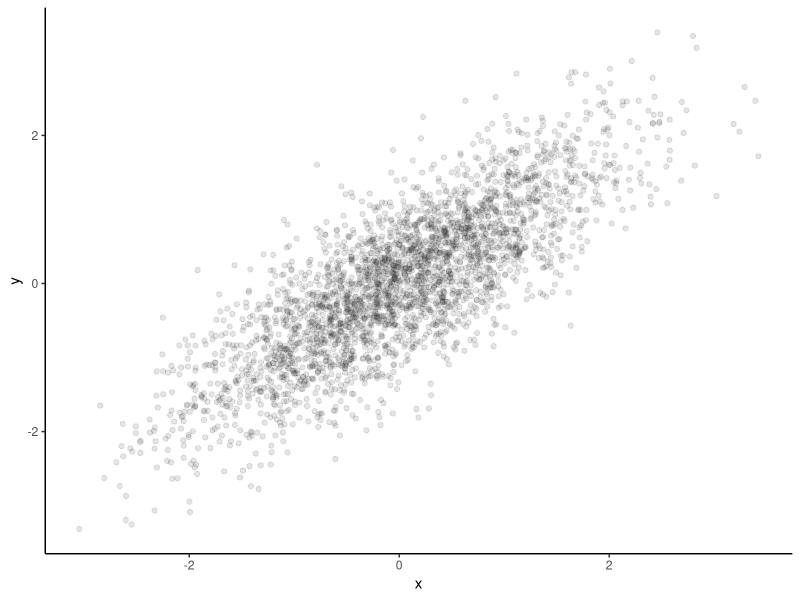

Source code (R): (Note: this script raises an error after producing the figure.)
## ---- chunk 1
## library packages - this will be hidden 
library(tidyverse)
library(here)
library(ragg)
set.seed(123)
## ---- chunk 2
library(tidyverse)
## ---- chunk 3
#| echo: true
# Generate random data for x
x <- rnorm(n = 3000)
y <- 0.8 * x + rnorm(3000, 0, sqrt(1 - 0.8^2))

# Create data.frame
data_df <- data.frame(x = x, y = y)

# Generate visualization 
data_df %>% 
  ggplot(aes(x = x, y = y)) + 
  geom_point(alpha = 0.1) + 
  theme_classic()
## ---- chunk 4
library(here)

knitr::include_graphics(here("Slides/Session1_Slides_files/figs/rstudio.png"))
## ---- chunk 5
library(here)

knitr::include_graphics(here("Slides/Session1_Slides_files/figs/quarto.png"))
## ---- chunk 6
library(here)
knitr::include_graphics(here("Slides/Session1_Slides_files/figs/lightbulb_analogy.png"))
## ---- chunk 7
#| echo: true
3+3

print("Thank you for attending the first session!")
## ---- chunk 8
#| echo: true
## Objects in R

## Numeric like `1`, `2.5`
x <- 2.5
  
## Character: Text strings like `"hello"`
y <- "hello"

## Boolean: `TRUE`, `FALSE`
z <- TRUE

## Vectors
vec1 <- c(1, 2, 3)
vec2 <- c("a", "b", "c")

## data.frames 
df <- data.frame(vec1, vec2)
## ---- chunk 9
#| echo: true
## Functions in R
result_sqrt <- sqrt(25)
result_sqrt
## ---- chunk 10
#| echo: true
# User-Defined Functions: Custom functions
my_function <- function(a, b) {
  return(a^2 + b)
}

my_function(2, 3)
## ---- chunk 11
#| echo: true
# User-Defined Functions: Custom functions

library(here) ## library package here
here() ## run custom "here" function to print out working directory 
## ---- chunk 12
#| echo: true
## Add comments 

x <- 7 # assigns 1 to x

## the line below won't assign 12 to x because it's commented out 
# x <- 12

x
## ---- chunk 13
#| echo: true
## Add comments 

x <- 7 # assigns 7 to x 

## Question: what does this do? 
y <- x 
## ---- chunk 14
#| echo: true

## R as a calculator (# adds a comment)
## Addition 
10 + 3

## Subtraction  
4 - 2
## ---- chunk 15
#| echo: true

## Multiplication  
4 * 3

## Division
12 / 6 
## ---- chunk 16
#| echo: true

## exponents 
10^2 ## or 10 ** 2 

## ---- chunk 17
data <- data.frame(
  Operator = c("AND", "OR", "NOT", "Equal", "Not Equal", "Greater/Less Than", "Greater/Less Than or Equal", "Element-wise In"),
  Symbol = c("&", "|", "!", "==", "!=", "> or <", ">= or <=", "%in%")
)

knitr::kable(data)
## ---- chunk 18
#| echo: true

## Logical operators 

10 == 10

9 == 10

9 < 10

"apple" %in% c("bananas", "oranges")

"apple" %in% "bananas" | "apple" %in% "apple" 

"apple" %in% "bananas" & "apple" %in% "apple" 


## ---- chunk 19
#| echo: true

## Vector Example 
vec_example <- c(1, 2, 3, 4, 5)

vec_example ## prints out vec_example
## ---- chunk 20
#| echo: true
# Data.frame example 
example_df <- data.frame(
  ID = c(1, 2, 3, 4),
  Name = c("Alice", "Bob", "Charlie", "David"),
  Age = c(25, 30, 35, 40),
  Score = c(90, 85, 88, 76)
)

example_df ## prints out df_example 
## ---- chunk 21
# Print the data frame
# knitr::kable(example_df)
## ---- chunk 22
#| echo: true
## generate vectors 
vec1 <- c(1, 2, 3)
vec2 <- c("a", "b", "c")

## check type 
class(vec1)
class(vec2)

## ---- chunk 23
#| echo: true
## Basic 
c(1, 2, 3, 4, 5, 6, 7, 8, 9, 10)

## ---- chunk 24
#| echo: true
c(1:10)
## ---- chunk 25
#| echo: true
## seq 1-10, by = 2
seq(1, 10, by = 2)
## ---- chunk 26
#| echo: true

## hint: rnorm simulates random draws from a standard normal distribution  
random_draws <- rnorm(n = 5,
      mean = 0,
      sd = 1)

## find the mean 
mean(random_draws)

## find the median
median(random_draws)

## find the standard deviation 
sd(random_draws)
## ---- chunk 27
#| echo: true
#| 
x <- 3
y <- 4
## ---- chunk 28
#| echo: true
#| 
z <- x * y
## ---- chunk 29
#| echo: true
#| 
three_squared <- 3^2
## ---- chunk 30
#| echo: true
#| 
three_squared > 10

## ---- chunk 31
#| echo: true
!three_squared > 10
## ---- chunk 32
#| echo: true
#| 
# Generate a vector using c() method
vector_c <- c(100, 101, 102, 103, 104, 105)

# Generate a vector using seq() method
vector_seq <- seq(100, 105, by = 1)

# Generate a vector using : operator
vector_colon <- c(100:105) 
## ---- chunk 33
#| echo: true
# Generate a sequence of all even numbers between 0 and 100
even_seq <- seq(0, 100, by = 2)
## ---- chunk 34
#| echo: true
# Create a descending sequence of numbers from 100 to 1
desc_seq <- seq(100, 1, by = -1)
## ---- chunk 35
#| echo: true
vec <- c(1, 2, 3, 4, 5)
first_element <- vec[1]
first_element

third_element <- vec[3]
third_element
## ---- chunk 36
#| echo: true
vec <- seq(5, 33, by = 2)
vec[vec > 25]
## ---- chunk 37
#| echo: true
test_scores <- data.frame(
  id = c(1, 2, 3, 4, 5),
  name = c("Alice", "Bob", "Carol", "Dave", "Emily"),
  age = c(25, 30, 22, 28, 24),
  gender = c("F", "M", "F", "M", "F"),
  score = c(90, 85, 88, 92, 89)
)

knitr::kable(test_scores)
## ---- chunk 38
#| echo: true
#| 
## print first two rows  first row 
head(test_scores, 2)

## access name column 
test_scores$name
## ---- chunk 39
#| echo: true
## all rows, columns 1-3 
test_scores[,1:3]

## all columns, rows 4-5 
test_scores[4:5,]
## ---- chunk 40
#| echo: true
test_scores[1:3,]
## ---- chunk 41
#| echo: true
test_scores[test_scores$score >= 90, ]

## ---- chunk 42
#| echo: true
## check number of rows (observations)
nrow(test_scores)
## ---- chunk 43
#| echo: true
## check number of columns (variables)
ncol(test_scores)
## ---- chunk 44
#| echo: true
names(test_scores)
## ---- chunk 45
#| echo: true

# Generate a sample of 100 draws from a normal distribution with mean = 10 and sd = 2
sample_data_100 <- rnorm(100, 
                         mean = 10,
                         sd = 2)
## ---- chunk 46
#| echo: true
## look at 1st, 10th, and 100th element
sample_data_100[c(1, 10, 100)]
## ---- chunk 47
#| echo: true
# Calculate the mean of this sample
sample_mean_100 <- mean(sample_data_100)

# Calculate the difference between the sample mean and the expected value of the mean
difference_100 <- abs(sample_mean_100 - 10)

difference_100
## ---- chunk 48
#| echo: true
## Repeat with 10,000 draws
sample_data_10000 <- rnorm(10000, 
                           mean = 10,
                           sd = 2)

## look at 1st, 10th, and 100th element
sample_data_10000[c(1, 10, 100)]
## ---- chunk 49
#| echo: true
## mean of this sample
sample_mean_10000 <- mean(sample_data_10000)

## difference between the sample mean and the population mean
difference_10000 <- abs(sample_mean_10000 - 10)

difference_10000
